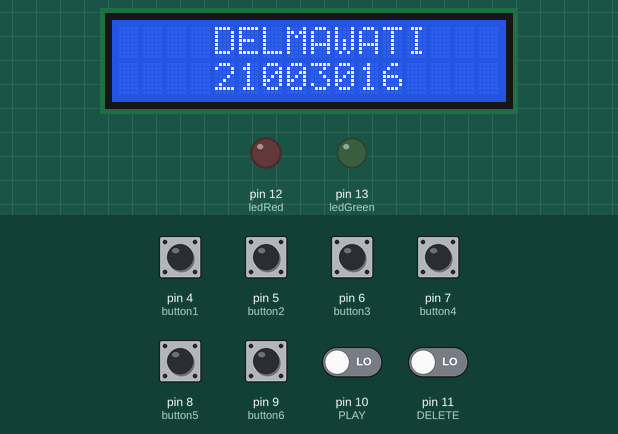
Bench run of a sketch on a simulated Arduino Nano, built with avr-gcc and run on an emulated ATmega328P. Shown: 16×2 character LCD, output pins drawn as LEDs (lit = HIGH). Inputs (shaded band) come from the test bench; at power-on: pin 4 (button1), pin 5 (button2), pin 6 (button3), pin 7 (button4), pin 8 (button5), pin 9 (button6), pin 10 (PLAY), pin 11 (DELETE) LOW. The audio player accepts every command and is not drawn; what the sketch prints to the serial monitor is not drawn.

Above: at 2.8 s.
2.9 s: pin 4 (button1) pulled HIGH for 0.15 s
At 2.98 s:
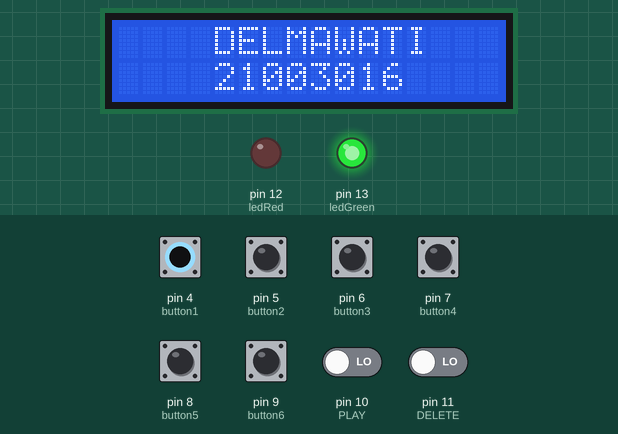
4.5 s: pin 11 (DELETE) driven HIGH
At 5.7 s:
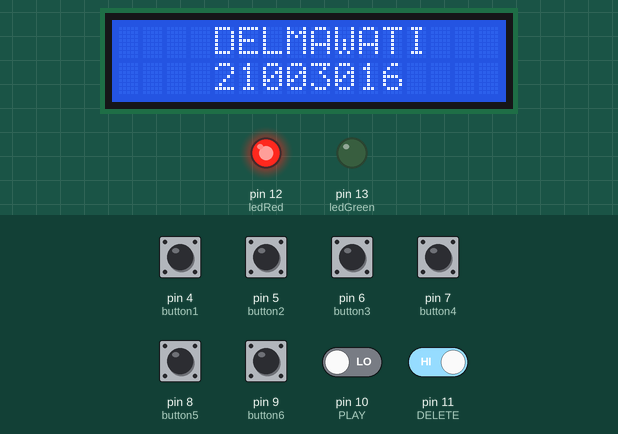
6.0 s: pin 5 (button2) pulled HIGH for 0.15 s
At 6.8 s:
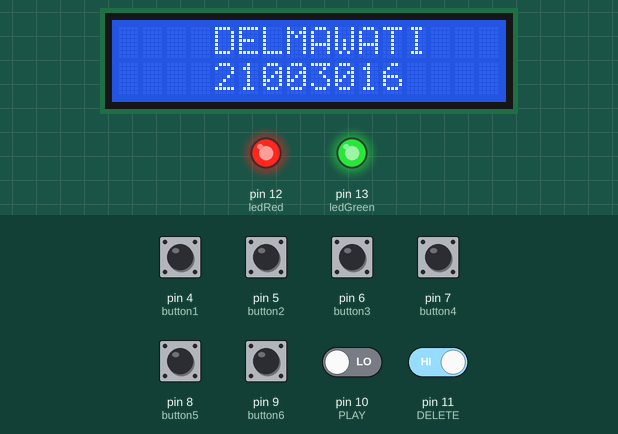
7.6 s: pin 11 (DELETE) driven LOW
At 8.0 s:
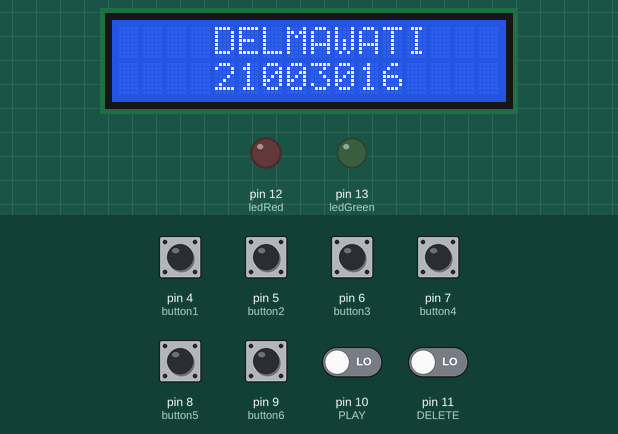
9.1 s: pin 10 (PLAY) driven HIGH
At 10.3 s:
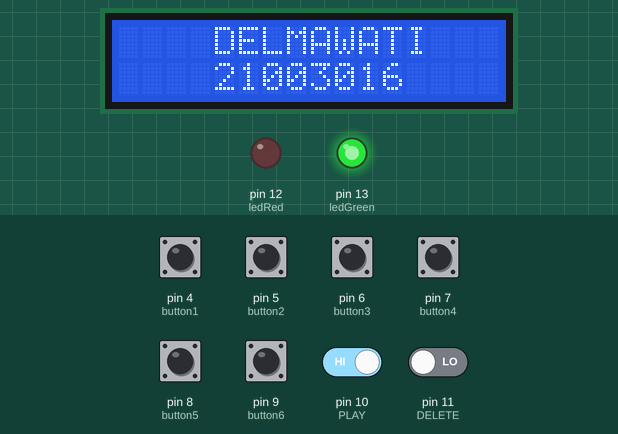
10.6 s: pin 4 (button1) pulled HIGH for 1 s
At 11.5 s:
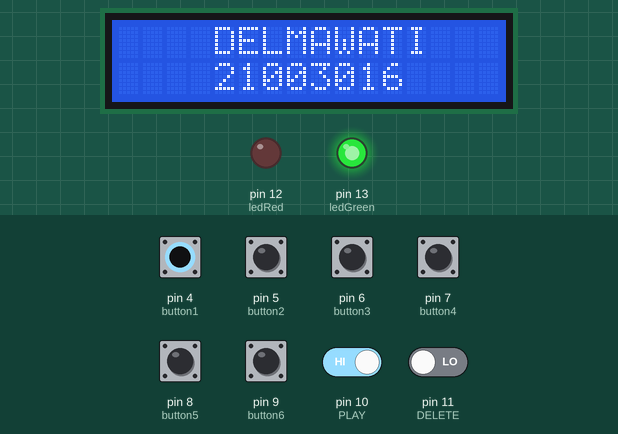
Timing chart, 0 to 13.6 s (numbered marks = the images above; inputs shaded):
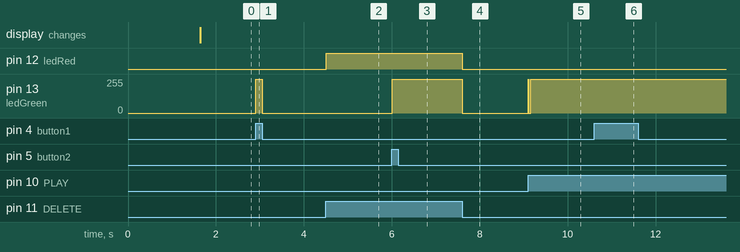

Measured:
- after the input at 2.9 s, pin 13 (ledGreen): 0/255 → 255/255 at once, → 0/255 0.15 s later
- after the input at 4.5 s, pin 12 (ledRed): LOW → HIGH at once
- after the input at 6.0 s, pin 13 (ledGreen): 0/255 → 255/255 at once
- after the input at 7.6 s, pin 12 (ledRed): HIGH → LOW at once; pin 13 (ledGreen): 255/255 → 0/255 at once
- after the input at 9.1 s, pin 13 (ledGreen): 0/255 → 254/255 at once
- after the input at 10.6 s, pin 13 (ledGreen): 254/255 → 255/255 after 0.08 s

The sketch:

nano.ino
```cpp
#include <SoftwareSerial.h>
#include <LiquidCrystal_I2C.h>
#include "DFRobotDFPlayerMini.h"

LiquidCrystal_I2C lcd(0x27,16,2);
SoftwareSerial mySerial(3, 2); //pin RX dan TX
DFRobotDFPlayerMini myDFPlayer;

#define button1 4
#define button2 5
#define button3 6
#define button4 7
#define button5 8
#define button6 9

#define PLAY   10
#define DELETE 11

#define ledGreen 13
#define ledRed 12

static int kode[6];
static String kodeBraile;
const String BRAILE[28] = {
  "100000", //alif
  "110000", //Ba
  "011110", //Taa
  "100111", //Tsa
  "010110", //Jeem
  "100011", //Haa
  "101101", //Khoo
  "100110", //Daal
  "011101", //Dzal
  "111010", //Raa
  "101011", //Zaa
  "011100", //Sin
  "100101", //Syin
  "111101", //Shod
  "110101", //Dhod
  "011111", //Tho
  "111111", //Dzhoo
  "111011", //Ain
  "110001", //Ghain
  "110100", //Faa
  "111110", //Qaf
  "101000", //Kaf
  "111000", //Lam
  "101100", //Mim
  "101110", //Nun
  "110010", //Haa
  "010111", //Waw
  "010100", //Yaa
};

int set_volume = 30;  //Set volume value. From 0 to 30

void DFConnect(){
  Serial.println();
  Serial.println(F("Menghidupkan DF PLAYER"));
  Serial.println(F("Tunggu Sekitar 3~5 detik"));

  if (!myDFPlayer.begin(mySerial)) {
    Serial.println(F("Unable to begin:"));
    Serial.println(F("1.Please recheck the connection!"));
    Serial.println(F("2.Please insert the SD card!"));
    while(true){
      delay(0);
    }
  }
  Serial.println(F("DFPlayer Mini online."));
  myDFPlayer.volume(set_volume);
}

void setup() {
 pinMode(button1,INPUT);
 pinMode(button2,INPUT);
 pinMode(button3,INPUT);
 pinMode(button4,INPUT);
 pinMode(button5,INPUT);
 pinMode(button6,INPUT);

 pinMode(PLAY,INPUT);
 pinMode(DELETE,INPUT);
 pinMode(ledRed, OUTPUT);
 pinMode(ledGreen, OUTPUT);

  Serial.begin(9600);
  mySerial.begin(9600);

  lcd.init(); lcd.backlight();

  lcd.setCursor(0,0);
  lcd.print("  Tugas  Akhir  ");
  lcd.setCursor(0,1);
  lcd.print("                ");

  DFConnect(); delay(1000);

  lcd.setCursor(0,0);
  lcd.print("    DELMAWATI   ");
  lcd.setCursor(0,1);
  lcd.print("    21003016    ");
}

void loop() {
 int A = digitalRead(button1);
 int B = digitalRead(button2);
 int C = digitalRead(button3);
 int D = digitalRead(button4);
 int E = digitalRead(button5);
 int F = digitalRead(button6);
 int play = digitalRead(PLAY);
 int hapus = digitalRead(DELETE);


 if( A || B || C || D || E || F || play ){
  digitalWrite(ledGreen,HIGH);
 } else if(hapus){
   digitalWrite(ledRed,HIGH);
   for(int i=0; i<6; i++){
      kode[i] = 0;
    }
 } else {
  digitalWrite(ledGreen,LOW);
  digitalWrite(ledRed,LOW);
 }

// mengambil nilai logika huruf
 if(A){kode[0] = 1; }
 if(B){kode[1] = 1; }
 if(C){kode[2] = 1; }
 if(D){kode[3] = 1; }
 if(E){kode[4] = 1; }
 if(F){kode[5] = 1; }

  kodeBraile = String(kode[0]) + String(kode[1]) + String(kode[2]) + String(kode[3]) + String(kode[4]) + String(kode[5]);
  Serial.println(kodeBraile);

  if (play==1){
    for(int i=0; i<28; i++){
      if(kodeBraile == BRAILE[i]){
         digitalWrite(ledGreen, HIGH);
         myDFPlayer.play(i+1);
         Serial.println(i+1);
         delay(2000);
      }
    }
    digitalWrite(ledGreen, LOW);
    for(int i=0; i<6; i++){
      kode[i] = 0;
    }
  }
}
```
